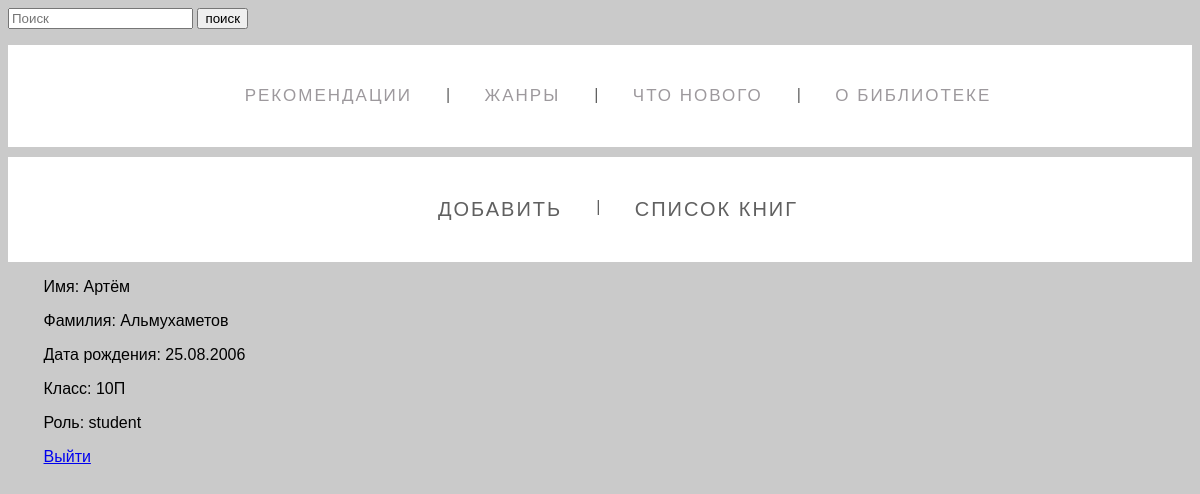
The app's page /profile (signed in) with its own data.
### tables this page shows
CREATE TABLE mainmenu (
id integer PRIMARY KEY AUTOINCREMENT,
title next NOT NULL,
url text NOT NULL
);

CREATE TABLE "user_data" (
	"id"	integer NOT NULL,
	"role"	TEXT,
	"name"	text,
	"surname"	text,
	"DOB"	integer,
	"class"	integer
);

### flsite.py (the view)
@app.route('/profile')
@login_required
def profile():
    res = dbase.get_user_data(current_user.get_id())
    return render_template('profile.html', books = book_list, menu=dbase.getMenu(), res = res)

### FDataBase.py (called while the page is built)
    def getMenu(self):
        sql = '''SELECT * FROM mainmenu'''
        try:
            self.__cur.execute(sql)
            res = self.__cur.fetchall()
            if res:
                return res
        except:
            print('Ошибка чтения БД (menu)')
        return []

    def booklist_function(self):
        try:
            self.__cur.execute("""SELECT * FROM books""")
            results = self.__cur.fetchall()
            if results:
                return results
        except:
            print('Ошибка чтения БД (books)')
        return ['Пустота']

    def get_user_data(self, user_id):
        self.__cur.execute(f"SELECT * from user_data WHERE id = {user_id}")
        res = self.__cur.fetchall()
        if res:
            return res
        else:
            return None

    def getUser(self, user_id):
        try:
            self.__cur.execute(f"SELECT * FROM users WHERE id = {user_id} LIMIT 1")
            res = self.__cur.fetchone()
            if not res:
                print("Пользователь не найден")
                return False
            return res
        except sqlite3.Error as e:
            print("Ошибка получения данных из БД \n" + str(e))
        return False

### UserLogin.py (called while the page is built)
    def fromDB(self, user_id, db):
        self.__user = db.getUser(user_id)
        return self

    def get_role(self):
        return str(self.__user['role'])

    def get_id(self):
        return str(self.__user['id'])

### flsite.py (called while the page is built)
@login_manager.user_loader
def load_user(user_id):
    print("load_user: ", user_id)
    return UserLogin().fromDB(user_id, dbase)

def connect_db():
    conn = sqlite3.connect(app.config['DATABASE'])
    conn.row_factory = sqlite3.Row
    return conn

def get_db():
    if 'link_db' not in g:
        g.link_db = connect_db()
    return g.link_db

@app.before_request
def before_request():
    global dbase
    global book_list
    db = get_db()
    dbase = FDataBase(db)
    book_list = dbase.booklist_function()

@app.teardown_appcontext
def closed_db(error):
    if 'link_db' in g:
        g.link_db.close()

### templates/profile.html (shortened to what this page needs)
{% extends 'base.html' %}
{% block content %}
{{ super() }}
<div class='cont'>
    {% for res in res -%}
    <div>
        <p>Имя: {{res.name}}</p>
        <p>Фамилия: {{res.surname}}</p>
        <p>Дата рождения: {{res.DOB}}</p>
        <p>Класс: {{res.class}}</p>
        <p>Роль: {{res.role}}</p>
    </div>
    <div><a href="{{url_for('logout')}}">Выйти</a></div>
    {% endfor %}
</div>
{% endblock %}

### templates/base.html (shortened to what this page needs)
<!DOCTYPE html>
<html lang="ru">
<head>
    <link rel="stylesheet" href ="/static/styles.css" type="text/css" >
</head>
<body>
    <div class="search_profile">
        <input name="global_search_input" placeholder="Поиск" type="text" id = "elastic">
        <input class="global_search_button" type="submit" value="поиск"/>
    </div>
    <div class="wrapper">
        {% block content -%}
        <header class="header">
            <div class="header_body">
                <nav class="header_menu">
                        {%- block menu_main -%}
                    <ul class="header_list" >
                        {% for m in menu %}
                        <li><a href="{{m.url}}" class="header_link">{{m.title}}</a></li>
                        {% endfor %}
                    </ul>
                        {% endblock menu_main -%}
                </nav>
            </div>
        </header>
    </div>
    {% if current_user.get_role() == 'admin' %}
        <div class="header_body">
            <nav class="header_menu">
                <ul class="admin-ul">
                    <li class="admin-li"><a href="newbook">Добавить</a></li>
                    <li class="admin-li"><a href="/booklist">Список книг</a></li>
                </ul>
            </nav>
        </div>
    {% endif %}
    <div class="content">
        {% endblock -%}
    </div>
</body>
</html>

### static/styles.css (style rules this page uses)
html, body { background: rgb(202, 202, 202); font-family: Arial, Helvetica, sans-serif; }
.content { margin-left: 15%; margin-right: 15%; }
.header_body { list-style: none; margin: 8px 0 10px; padding: 25px 0 5px; text-align: center; background: white; }
.header_body li { display: inline-block; }
.header_body li:after { content: "|"; color: #606060; display: inline-block; vertical-align:top; }
.header_body li:last-child:after { content: none; }
.header_body a { text-decoration: none; font-family: 'Ubuntu Condensed', sans-serif; letter-spacing: 2px; position: relative; padding-bottom: 20px; margin: 0 34px 0 30px; font-size: 17px; text-transform: uppercase; display: inline-block; transition: color .2s; }
.header_body a, .header_body a:visited { color: #9d999d; }
.header_body a:before, .header_body a:after { content: ""; position: absolute; height: 4px; top: auto; right: 50%; bottom: -5px; left: 50%; background: #ffa369; transition: .8s; }
@media (width <= 1200px) { .content { margin-left: 3%; margin-right: 3%; } }
.search_profile { display: inline; margin: auto; margin-bottom: 10px; }
#elastic { display: inline; }
.global_search_button { margin: auto; }
.admin-ul { text-align: center; }
.admin-li { background-color: white; display: inline-block; }
.admin-li a { font-size: 20px; text-decoration: none; color: #606060; }

### templates/profile.html (style rules this page uses)
.cont { background: rgb(202, 202, 202); }

### records on screen
mainmenu: title "РЕКОМЕНДАЦИИ"
mainmenu: title "ЖАНРЫ"
mainmenu: title "ЧТО НОВОГО"
mainmenu: title "О БИБЛИОТЕКЕ"
user_data: name "Артём", surname "Альмухаметов", DOB "25.08.2006", class "10П", role "student"
